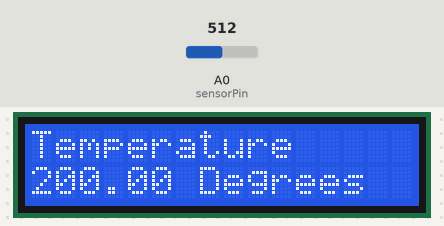
This sketch was run on a simulated Arduino Uno, built with avr-gcc and run on an emulated ATmega328P. On the bench: 16×2 character LCD. The inputs (shaded band) are chosen by the test bench; at power-on: A0 (sensorPin) = 512.

Above: at 1.2 s.
1.3 s: A0 (sensorPin) set to 317
At 2.4 s:
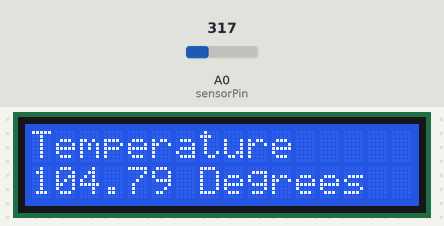
3.5 s: A0 (sensorPin) set to 291
At 5.2 s:
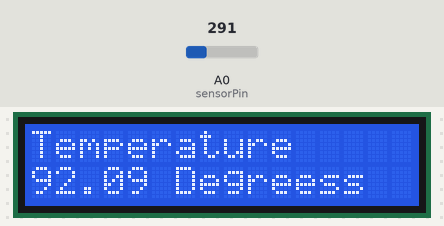
5.5 s: A0 (sensorPin) set to 131
At 7.0 s:
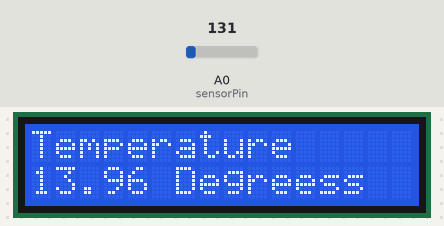
7.5 s: A0 (sensorPin) set to 109
At 8.7 s:
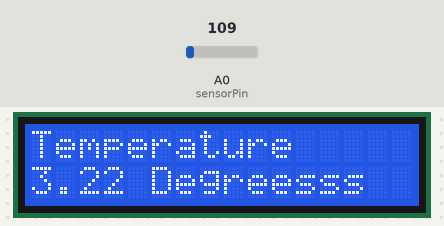
Timing chart, 0 to 10.5 s (numbered marks = the images above; inputs shaded):
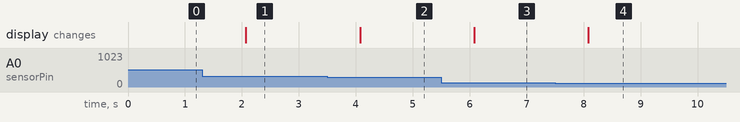

Measured:
- the behaviour switches between 308 and 307 on A0 (sensorPin) (found by bisection; images 1 and 2)
- the behaviour switches between 123 and 122 on A0 (sensorPin) (found by bisection; images 3 and 4)
- after the input at 1.3 s, the display: changes after 0.77 s (image 1)
- after the input at 3.5 s, the display: changes after 0.58 s (image 2)
- after the input at 5.5 s, the display: changes after 0.58 s (image 3)
- after the input at 7.5 s, the display: changes after 0.59 s (image 4)

The sketch:

lcdTemp.ino
```cpp
#include <LiquidCrystal.h>

LiquidCrystal lcd(6, 7, 8, 9, 10, 11);
int sensorPin = 0;

void setup()
{
  Serial.begin(9600);
  lcd.begin(16, 2);
  lcd.print("Temperature");
}

void loop()
{
  lcd.setCursor(0, 1);
  int reading = analogRead(sensorPin);
  float voltage = reading * 5.0;
  voltage /= 1024.0;
  float temperatureC = (voltage - 0.5) * 100;
  lcd.print(temperatureC);
  lcd.print(" Degrees");
  delay(1000);
}
```
